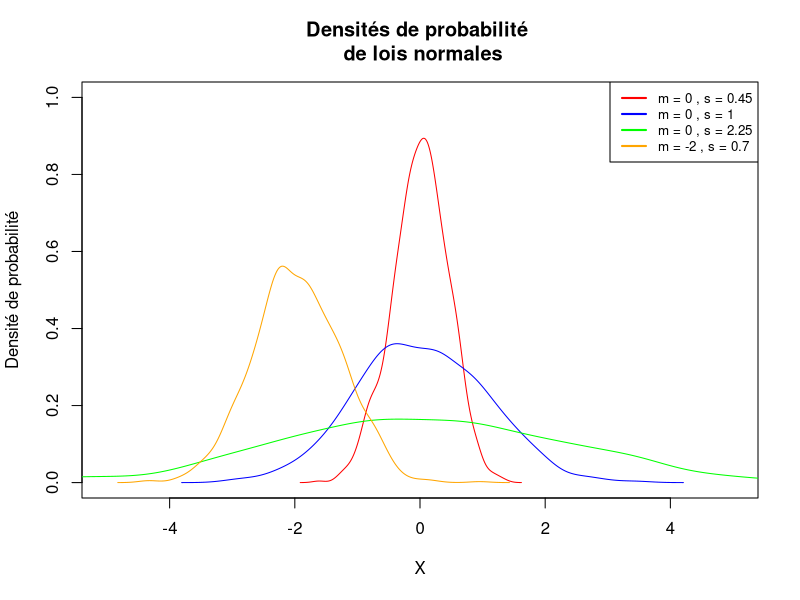
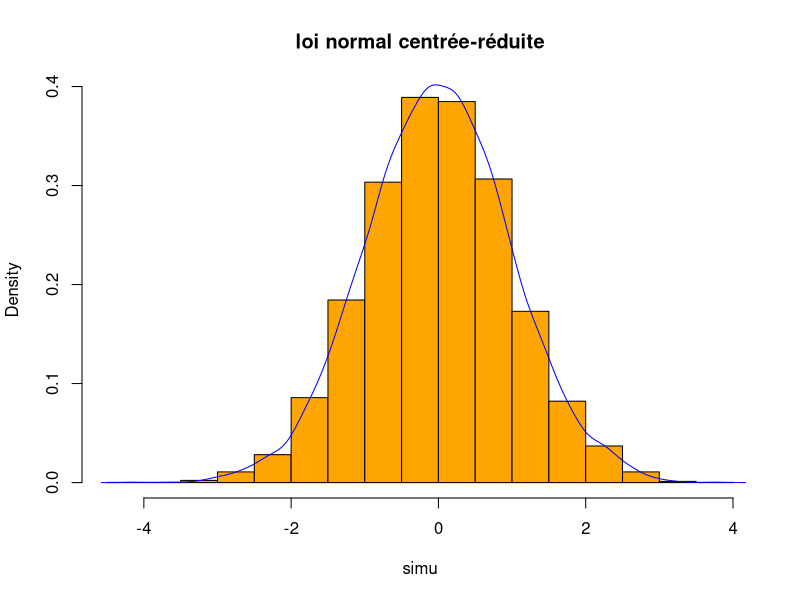
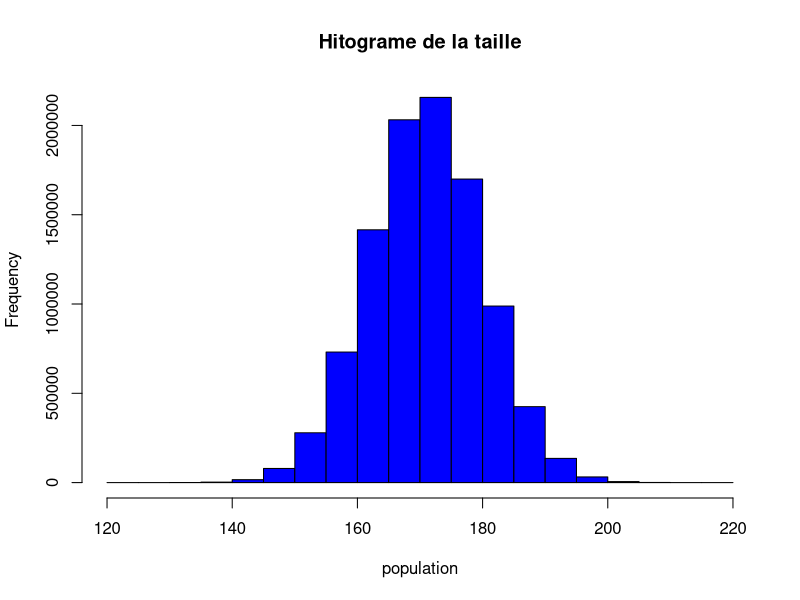
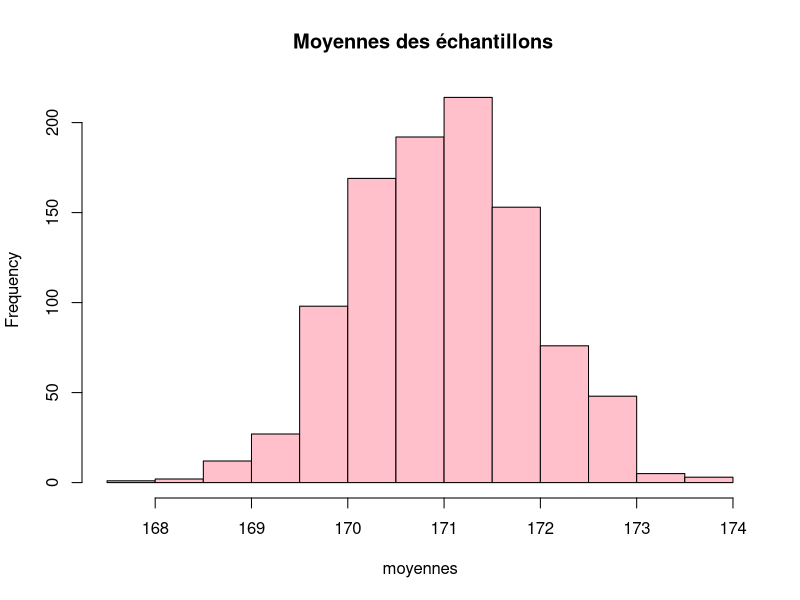
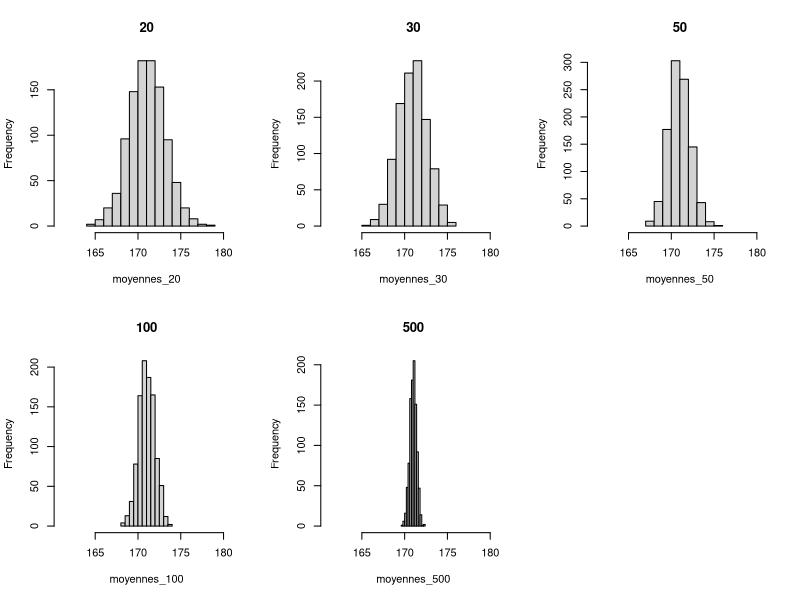
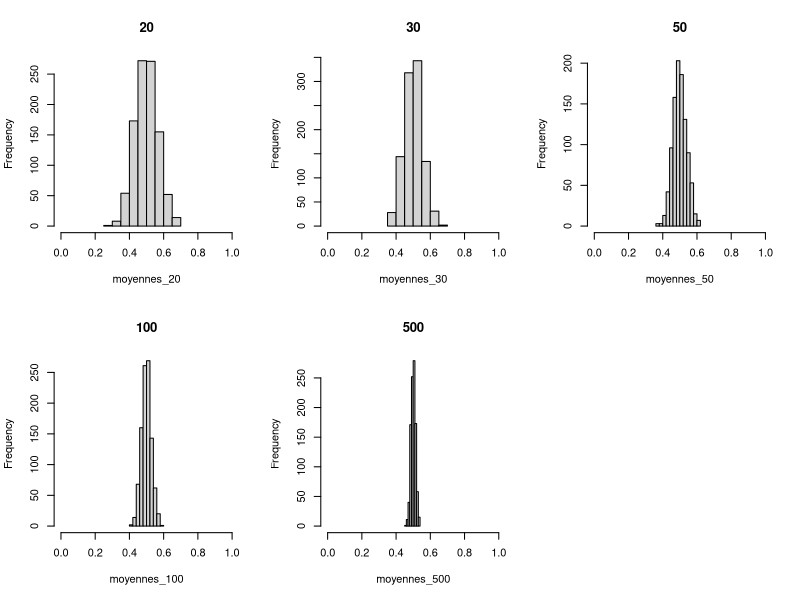

These charts were generated, in order, by the following R code:
# Créer une toile de fond vide pour le graphique
par(mfrow = c(1,1))
plot(NA, xlim=c(-5, 5), ylim=c(0, 1), xlab="X", 
     ylab="Densité de probabilité", 
     main="Densités de probabilité \n de lois normales")


# Tracer la densité de probabilité pour chaque simulation
moyennes = c(0, 0, 0, -2)
sigmas = c(0.45, 1, 2.25, 0.7)
colors = c("red", "blue", "green", "orange")
legend_labels = c()
for (i in 1:length(moyennes)) {
  serie = rnorm(n = 1000, 
                mean = moyennes[i], 
                sd = sigmas[i])
  lines(density(serie), col = colors[i])
  legend_labels <- c(legend_labels, paste("m =", moyennes[i], ",", "s =", sigmas[i]))
}

legend("topright", legend=legend_labels, col=colors, lwd=2, cex=0.8)

simu = rnorm(n = 1e4, mean = 0, sd = 1)

hist(simu, main = "loi normal centrée-réduite",
     probability = TRUE, col= "orange" )
lines(density(simu), col = "blue")


median(simu)
quantile(simu)

quantile(simu, 
         probs = seq(from = 0, 
                     to = 1, by = 0.01))
quantile(serie, 
         probs = 0.95)
                
qnorm(p = 0.95, mean = 0, sd = 1)

pnorm(q = 1.644854, mean = 0, sd = 1)

qnorm(p = 0.975, mean = 0, sd = 1)

1- pnorm(q = 1.959964, mean = 0, sd = 1)


indices_lignes = seq(from = 0, to = 3.9, by = 0.1)

#on crée un vecteur vide pour ajouter les probas au fur et à mesure
all_probas = c()
#On parcourt les indices lignes
for (i in indices_lignes){
  proba = pnorm(q = i, mean = 0, sd = 1)
  #on ajoute la nouvelle proba au vecteur existant
  all_probas = c(all_probas,proba)
  all_probas = round(all_probas,digits = 4)
}


indices_colones = seq(from = 0.00, to = 0.09, by = 0.01)
indices_lignes = seq(from = 0, to = 3.9, by = 0.1)

#On crée un objet résultat vide.
resultat = NULL
#On parcourt les indices colonnes
for (j in indices_colones) {
  #on crée un vecteur vide pour ajouter les probas au fur et à mesure
  all_probas = c()
  #On parcourt les indices lignes
  for (i in indices_lignes){
    quantile = i + j
    proba = pnorm(q = quantile, mean = 0, sd = 1)
    #on ajoute la nouvelle proba au vecteur existant
    all_probas = c(all_probas,proba)
    all_probas = round(all_probas,digits = 4)
  }
  #On ajoute une colonne au resultat
  resultat = cbind(resultat,all_probas)
}

class(resultat)
table = data.frame(resultat)
colnames(table) = indices_colones
rownames(table) = indices_lignes
View(table)


moyenne=171
ecarttype=9
population=rnorm(n = 1e7,mean=moyenne, sd=ecarttype)

mean(population)
sd(population)

hist(population, col = "blue",main = "Hitograme de la taille")


taille190 = population[population < 190]
length(taille190)
length(taille190) / length(population)


pnorm(q = 190, mean=moyenne, sd=ecarttype)*1e7


taille200 = population[population > 200]
length(taille200)
length(taille200) / length(population)


inf200 = pnorm(q = 200, mean=moyenne, sd=ecarttype)
1 - inf200


tailleechantillon = 100
echantillon = sample(x = population, size = tailleechantillon, replace = TRUE)
mean(echantillon)
sd(echantillon)

largeur = qnorm(p = 0.975,mean=0,sd=1)*ecarttype/sqrt(tailleechantillon)
borne_inf = moyenne-largeur
borne_sup = moyenne+largeur


taille_ech = 100
nb_replicat = 1000
echantillons = replicate(n = nb_replicat,expr =  sample(population,taille_ech, 
                                                       replace = TRUE))

moyennes = apply(X = echantillons,
                MARGIN = 2, FUN = function(x) mean(x))
ecart_types = apply(echantillons,
                   MARGIN = 2,FUN = function(x) sd(x))


hist(moyennes, col = "pink", main = " Moyennes des échantillons")

mean(moyennes)
sd(moyennes)


moy172 = moyennes[moyennes > 172]
length(moy172)
length(moy172) / length(moyennes)

inf172 = pnorm(q = 172, 
                      mean=moyenne, sd=ecarttype/sqrt(taille_ech))

1 - inf172


largeur= apply(X = echantillons,
               MARGIN = 2,FUN = function(x) pnorm(0.975)*sd(x)/taille_ech)

borneinf = moyennes-largeur
bornesup=moyennes+largeur

resultats =  data.frame(largeur, borneinf, bornesup)


moyenne_echantillon<-function(V,n) {
  return(mean(sample(x = V,size = n, replace=TRUE)))
}

moyennes_20<-replicate(n = nb_replicat, 
                       expr = moyenne_echantillon(V = population,
                                                  n = 20))
moyennes_30<-replicate(n = nb_replicat, 
                       expr = moyenne_echantillon(V = population,
                                                  n = 30))
moyennes_50<-replicate(n = nb_replicat, 
                       expr = moyenne_echantillon(V = population,
                                                  n = 50))
moyennes_100<-replicate(n = nb_replicat, 
                        expr = moyenne_echantillon(V = population,
                                                   n = 100))
moyennes_500<-replicate(n = nb_replicat, 
                        expr = moyenne_echantillon(V = population,
                                                   n = 500))

par(mfrow=c(2,3))
hist(moyennes_20, xlim=c(161,181), main="20")
hist(moyennes_30, xlim=c(161,181), main="30")
hist(moyennes_50, xlim=c(161,181), main="50")
hist(moyennes_100, xlim=c(161,181), main="100")
hist(moyennes_500, xlim=c(161,181), main="500")

population<-runif(n = 1e7, min = 0, max = 1)
moyennes_20<-replicate(nb_replicat, moyenne_echantillon(population,20))
moyennes_30<-replicate(nb_replicat, moyenne_echantillon(population,30))
moyennes_50<-replicate(nb_replicat, moyenne_echantillon(population,50))
moyennes_100<-replicate(nb_replicat, moyenne_echantillon(population,100))
moyennes_500<-replicate(nb_replicat, moyenne_echantillon(population,500))
par(mfrow=c(2,3))
hist(moyennes_20, xlim=c(0,1), main="20")
hist(moyennes_30, xlim=c(0,1), main="30")
hist(moyennes_50, xlim=c(0,1), main="50")
hist(moyennes_100, xlim=c(0,1), main="100")
hist(moyennes_500, xlim=c(0,1), main="500")


